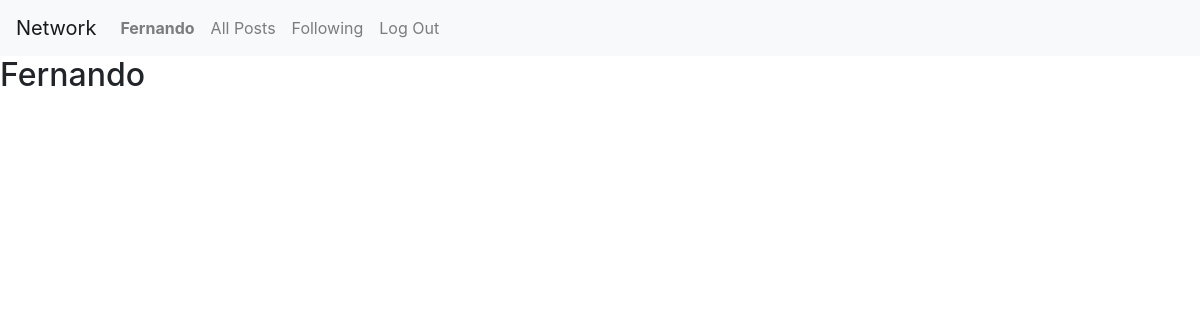
The page /profile/Fernando/ on the database as committed earlier.
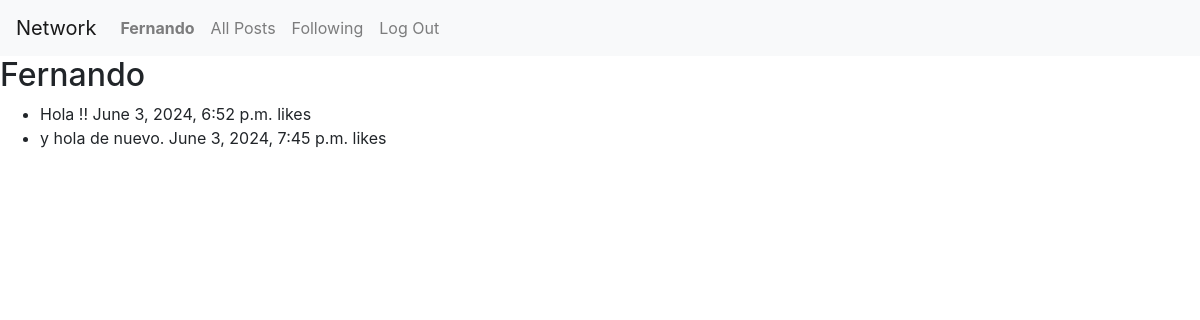
The same page on the database as committed later.
### network/models.py (models this page shows, shortened)
class Post(models.Model):
    user = models.ForeignKey(User, on_delete=models.CASCADE, related_name="posts")
    content = models.TextField(blank=True)
    timestamp = models.DateTimeField(auto_now_add=True)

### network/views.py (the view)
# urls.py: path('profile/<str:username>/', views.profile, name='profile'),  # Ruta para ver el perfil de usuario
def profile(request, username):
    user = User.objects.get(username=username)
    posts = Post.objects.filter(user=user)
    likes_count = {post.id: post.liked.count() for post in posts}
    return render(request, "network/profile.html", {
        "posts": posts,
        "user": user,
        "likes_count": likes_count
    })

### network/templates/network/profile.html
{% extends "network/layout.html" %}
{% block body %}
    <h2>{{ user.username }}</h2>
    <ul>
        {% for post in posts %}
            <li>
                <span>{{ post.content }}</span>
                <span>{{ post.timestamp }}</span>
                <span>{{ likes_count.post.id }} likes</span>
            </li>
        {% endfor %}
    </ul>
{% endblock %}

Rows that differ between the two databases and show on the page:
added Post: content "Hola !!", timestamp "June 3, 2024, 6:52 p.m."
added Post: content "y hola de nuevo.", timestamp "June 3, 2024, 7:45 p.m."
